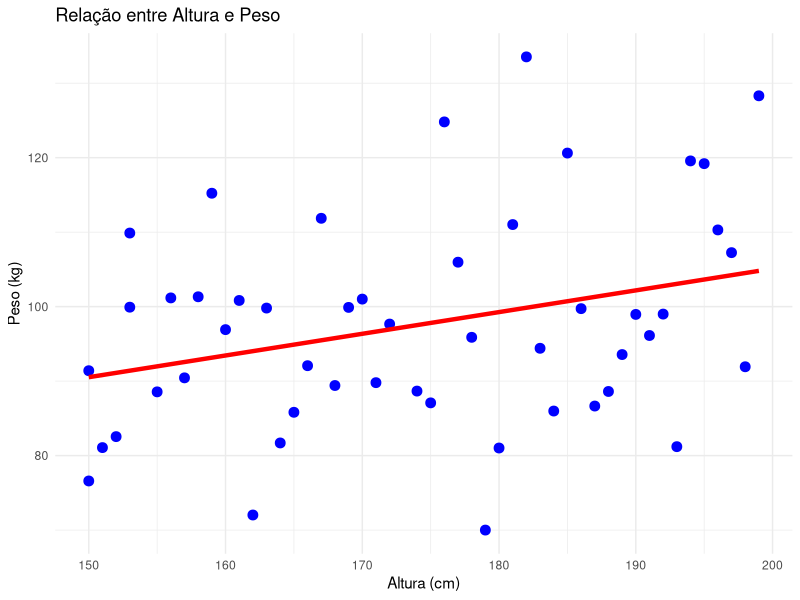

The R source for this figure:
## ---- chunk 1
require(ggplot2)
set.seed(123) 

altura <- c(150, 152, 153, 155, 157, 159, 160, 162, 164, 165, 
            167, 169, 170, 172, 174, 176, 177, 179, 181, 183, 
            184, 186, 188, 189, 191, 193, 194, 196, 198, 199, 
            150, 151, 153, 156, 158, 161, 163, 166, 168, 171, 
            175, 178, 180, 182, 185, 187, 190, 192, 195, 197)

# Gerar pesos com mais variação aleatória
peso <- 10 + 0.5 * altura + rnorm(50, mean = 0, sd = 15)

dados <- data.frame(altura, peso)

ggplot(dados, aes(x = altura, y = peso)) +
  geom_point(color = "blue", size = 3) +  
  geom_smooth(method = "lm", color = "red", se = FALSE, size = 1.5) + 
  labs(title = "Relação entre Altura e Peso",
       x = "Altura (cm)",
       y = "Peso (kg)") +
  theme_minimal()
